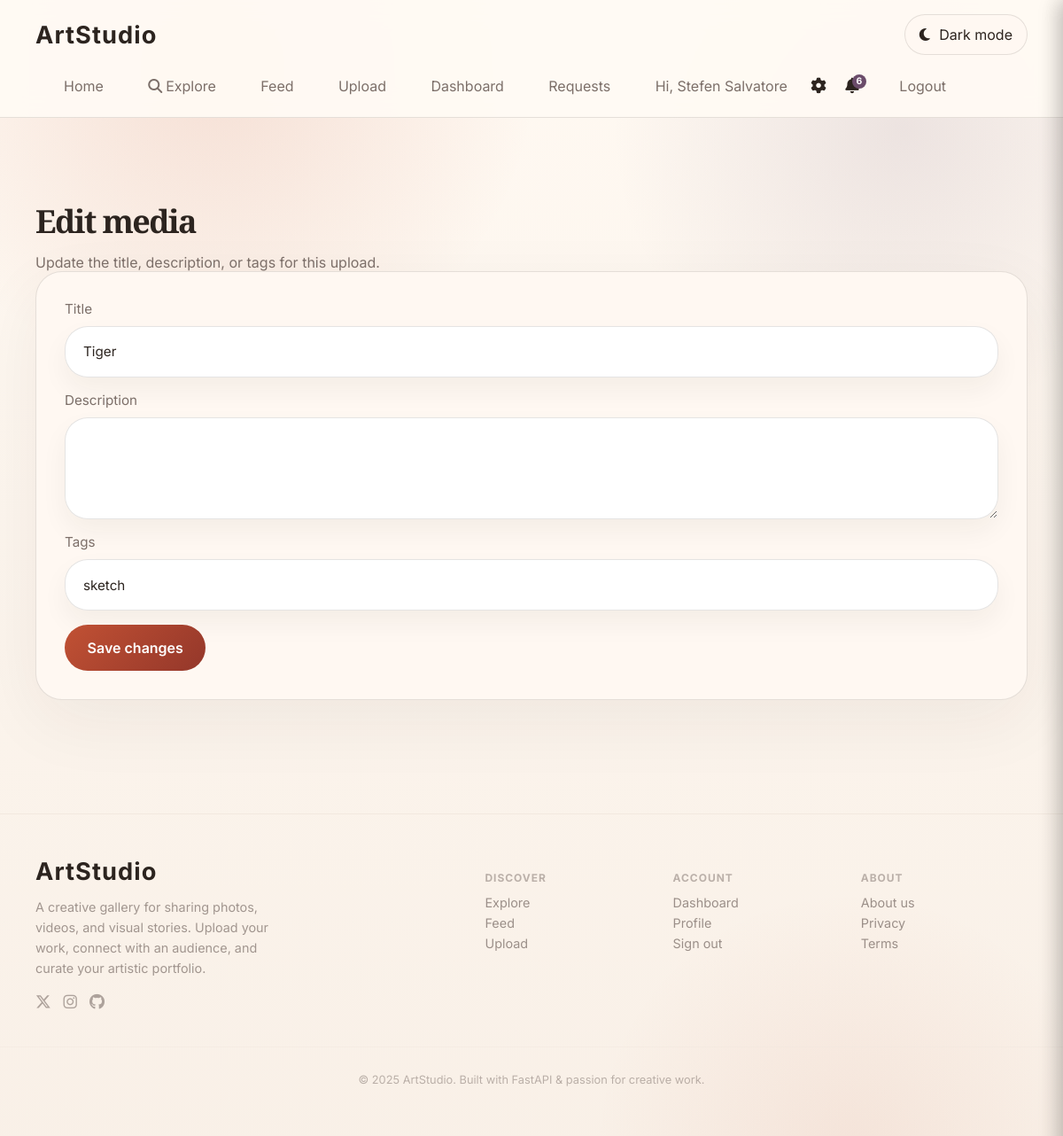
The page /media/6/edit (signed in) on the database its author committed.
### fastapi_app/models.py (models this page shows)
class User(Base):
    __tablename__ = "users"
    id = Column(Integer, primary_key=True, index=True)
    username = Column(String(80), unique=True, nullable=False, index=True)
    email = Column(String(200), unique=True, nullable=True)
    hashed_password = Column(String(200), nullable=False)
    avatar = Column(String(255), nullable=True)
    bio = Column(Text, nullable=True)
    is_admin = Column(Boolean, default=False, nullable=False)
    is_banned = Column(Boolean, default=False, nullable=False)
    whatsapp = Column(String(30), nullable=True)
    telegram = Column(String(60), nullable=True)
    created_at = Column(DateTime, default=datetime.utcnow)

class MediaItem(Base):
    __tablename__ = "media_items"
    id = Column(Integer, primary_key=True, index=True)
    title = Column(String(140), nullable=False, index=True)
    description = Column(Text, nullable=True)
    tags = Column(String(255), nullable=True, index=True)
    filename = Column(String(255), nullable=False, unique=True)
    media_type = Column(String(20), nullable=False)
    uploader = Column(String(80), nullable=False, default="Guest")
    uploader_id = Column(Integer, nullable=True)
    created_at = Column(DateTime, default=datetime.utcnow)
    views = Column(Integer, default=0)
    sale_status = Column(String(20), nullable=False, default="showcase")  # showcase | fixed | negotiable
    fixed_price = Column(Integer, nullable=True)       # in smallest currency unit (paise / cents)
    min_price = Column(Integer, nullable=True)
    max_price = Column(Integer, nullable=True)
    artwork_status = Column(String(20), nullable=False, default="available")  # available | reserved | sold

### fastapi_app/main.py (the view)
@app.get("/media/{media_id}/edit")
def edit_media_form(request: Request, media_id: int, db: Session = Depends(get_db)):
    current_user = get_current_user(request, db)
    if not current_user:
        return RedirectResponse(url="/login", status_code=HTTP_303_SEE_OTHER)
    media_item = crud.get_media_item(db, media_id)
    if not media_item or not _media_owner_check(current_user, media_item):
        raise HTTPException(status_code=403, detail="Permission denied.")
    return render_template(
        request,
        "edit_media.html",
        db,
        media=media_item,
    )

### fastapi_app/templates/edit_media.html
{% extends "base.html" %}
{% block content %}
<section class="container form-section">
  <div class="section-intro">
    <h2>Edit media</h2>
    <p>Update the title, description, or tags for this upload.</p>
  </div>
  <form action="/media/{{ media.id }}/edit" method="post" class="upload-form">
    <label>
      Title
      <input type="text" name="title" value="{{ media.title }}" required />
    </label>
    <label>
      Description
      <textarea name="description" rows="4">{{ media.description or '' }}</textarea>
    </label>
    <label>
      Tags
      <input type="text" name="tags" value="{{ media.tags or '' }}" placeholder="Comma-separated tags" />
    </label>
    <button type="submit" class="button">Save changes</button>
  </form>
</section>
{% endblock %}

### fastapi_app/templates/base.html (shortened to what this page needs)
<!DOCTYPE html>
<html lang="en">
<head>
  <link rel="stylesheet" href="https://cdnjs.cloudflare.com/ajax/libs/font-awesome/6.5.0/css/all.min.css" />
  <link rel="stylesheet" href="/static/css/main.css?v=20250603" />
</head>
<body>
  <header class="site-header">
    <div class="container nav-bar">
      <a class="brand" href="/">ArtStudio</a>
      <div class="nav-actions">
        <button class="theme-toggle" type="button" aria-label="Toggle dark light theme">
          <i class="fas fa-moon"></i>
          <span class="theme-toggle-label">Dark mode</span>
        </button>
      </div>
      <nav>
        <a href="/">Home</a>
        <a href="/explore"><i class="fas fa-magnifying-glass" style="margin-right:4px"></i>Explore</a>
        <a href="/feed">Feed</a>
        <a href="/upload">Upload</a>
        {% if current_user %}
          <a href="/dashboard">Dashboard</a>
          <a href="/requests">Requests</a>
          <a href="/profile/{{ current_user.username }}">Hi, {{ current_user.username }}</a>
          <button class="settings-trigger" id="settingsTrigger" aria-label="Settings" title="Settings">
            <i class="fas fa-gear"></i>
          </button>
          <button class="notif-trigger" id="notifTrigger" aria-label="Notifications" title="Notifications">
            <i class="fas fa-bell"></i>
            {% if unread_notifications > 0 %}
            <span class="notif-badge" id="notifBadge">{{ unread_notifications }}</span>
            {% else %}
            <span class="notif-badge" id="notifBadge" style="display:none">0</span>
            {% endif %}
          </button>
          <a href="/logout" id="logoutLink">Logout</a>
        {% else %}
          <a href="/login">Sign in</a>
          <a href="/register">Register</a>
        {% endif %}
      </nav>
    </div>
  </header>
  <main class="page-content">
    {% block content %}{% endblock %}
  </main>
  <footer class="site-footer">
    <div class="container footer-grid">
      <div class="footer-brand">
        <a class="brand" href="/">ArtStudio</a>
        <p>A creative gallery for sharing photos, videos, and visual stories. Upload your work, connect with an audience, and curate your artistic portfolio.</p>
        <div class="footer-social">
          <a href="#" aria-label="Twitter"><i class="fab fa-x-twitter"></i></a>
          <a href="#" aria-label="Instagram"><i class="fab fa-instagram"></i></a>
          <a href="#" aria-label="GitHub"><i class="fab fa-github"></i></a>
        </div>
      </div>
      <div class="footer-links">
        <div>
          <h4>Discover</h4>
          <a href="/explore">Explore</a>
          <a href="/feed">Feed</a>
          <a href="/upload">Upload</a>
        </div>
        <div>
          <h4>Account</h4>
          {% if current_user %}
            <a href="/dashboard">Dashboard</a>
            <a href="/profile/{{ current_user.username }}">Profile</a>
            <a href="/logout">Sign out</a>
          {% else %}
            <a href="/login">Sign in</a>
            <a href="/register">Register</a>
          {% endif %}
        </div>
        <div>
          <h4>About</h4>
          <a href="#">About us</a>
          <a href="#">Privacy</a>
          <a href="#">Terms</a>
        </div>
      </div>
    </div>
    <div class="footer-bottom">
      <p>© {{ 2025 }} ArtStudio. Built with FastAPI &amp; passion for creative work.</p>
    </div>
  </footer>
</body>
</html>

### rows shown on the page
User: username "Stefen Salvatore"
MediaItem: title "Tiger", tags "sketch"

### other values the page prints
{{ unread_notifications }} "6"
{{ 2025 }} "2025"
